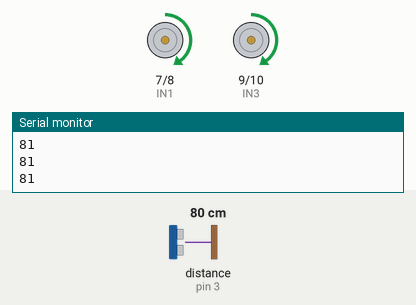
This sketch was run on a simulated Arduino Uno, built with avr-gcc and run on an emulated ATmega328P. Shown: motor-driver pin pairs drawn as motors (green arrow = first pin HIGH = forward, orange = second pin HIGH = backward, longer = more drive, scaled by the enable pin), the last lines printed to the serial monitor. Wiring (inferred from the names in the program): ultrasonic range finder: trigger pin 4; echo pin 3. The inputs (shaded band) are chosen by the test bench; at power-on: distance to the obstacle (sensor on pin 3) 80 cm. The echo pulse lasts 58.3 µs per cm.

Above: at 1.2 s.
1.3 s: distance to the obstacle (sensor on pin 3) set to 22 cm
2.8 s: distance to the obstacle (sensor on pin 3) set to 17 cm
At 3.6 s:
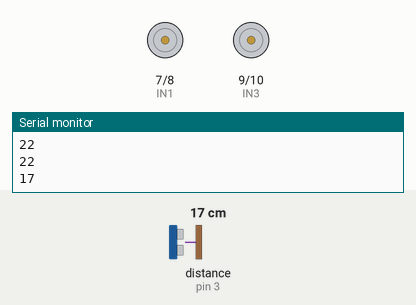
5.8 s: distance to the obstacle (sensor on pin 3) set to 35 cm
At 6.56 s:
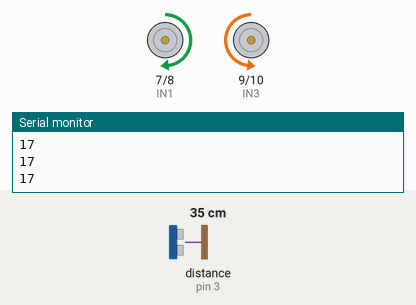
8.2 s: distance to the obstacle (sensor on pin 3) set to 2 cm
At 9.0 s:
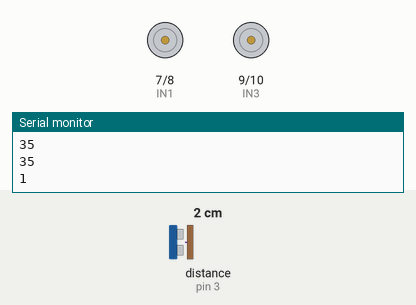
Timing chart, 0 to 12.2 s (numbered marks = the images above; inputs shaded):
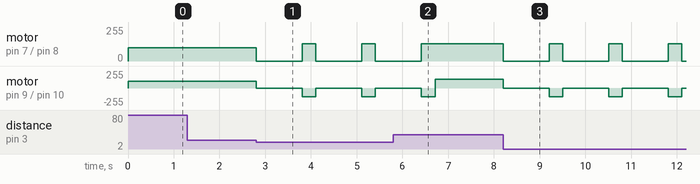

Measured:
- the behaviour switches between 20 and 19 cm on distance to the obstacle (sensor on pin 3) (found by bisection; images 0 and 1)
- after the input at 2.8 s, motor on pin 7 (IN1) / pin 8 (IN2): alternates forward 130/255 for 0.30 s and stopped for 1.0 s, starting at once; motor on pin 9 (IN3) / pin 10 (IN4): alternates backward 130/255 for 0.30 s and stopped for 1.0 s, starting at once
- after the input at 5.8 s, motor on pin 7 (IN1) / pin 8 (IN2): goes on until 6.4 s, then stays forward 130/255
- after the input at 8.2 s, motor on pin 7 (IN1) / pin 8 (IN2): alternates forward 130/255 for 0.30 s and stopped for 1.0 s, starting at once; motor on pin 9 (IN3) / pin 10 (IN4): alternates backward 130/255 for 0.30 s and stopped for 1.0 s, starting at once

The sketch:

Homework_1.ino
```cpp
const int TRIG = 4;
const int ECHO = 3;
const int ENA = 5;
const int ENB = 6;
const int IN1 = 7;
const int IN2 = 8;
const int IN3 = 9;
const int IN4 = 10;

void setup ()
{
    pinMode(TRIG, OUTPUT);
    pinMode(ECHO, INPUT);

    Serial.begin(9600);

    pinMode(IN1, OUTPUT);
    pinMode(IN2, OUTPUT);
    pinMode(IN3, OUTPUT);
    pinMode(IN4, OUTPUT);

    digitalWrite(IN1, HIGH);
    digitalWrite(IN3, HIGH);

}

void loop ()
{
    if(distance() >= 20)
    {
      // направление колёс вперёд
      digitalWrite(IN1, HIGH);
      digitalWrite(IN3, HIGH);

      // подача мощности
      analogWrite(ENA, 100);
      analogWrite(ENB, 100);
    }
    else
    {
      // выключаем направление вперёд
      digitalWrite(IN1, LOW);
      digitalWrite(IN3, LOW);

      // убираем мощность
      analogWrite(ENA, 0);
      analogWrite(ENB, 0);

      // ждём 1 секунду
      delay(1000);

      // объявляем и определяем переменные для отсчёта времени для поворота на ~90 градусов
      unsigned long start = millis();
      unsigned long end = start;

      while((end - start <= 300))
      {
        // включаем направления вперёд и назад для разных колёс для поворота
        digitalWrite(IN1, HIGH);
        digitalWrite(IN4, HIGH);

        // включаем мощность
        analogWrite(ENA, 130);
        analogWrite(ENB, 130);

        // получаем текущий момент времени для проверки
        end = millis();
      }

      // после поворта выключаем направление
      digitalWrite(IN1, LOW);
      digitalWrite(IN4, LOW);

      // выключаем мощность
      analogWrite(ENA, 0);
      analogWrite(ENB, 0);

    }

}

int distance()
{
    digitalWrite(TRIG, LOW);
    delayMicroseconds(2);
    digitalWrite(TRIG, HIGH);
    delayMicroseconds(10);
    digitalWrite(TRIG, LOW) ;
    long t = pulseIn(ECHO, HIGH);
    int s = t / 57;
    Serial.println(s);
    return s;
}
```
